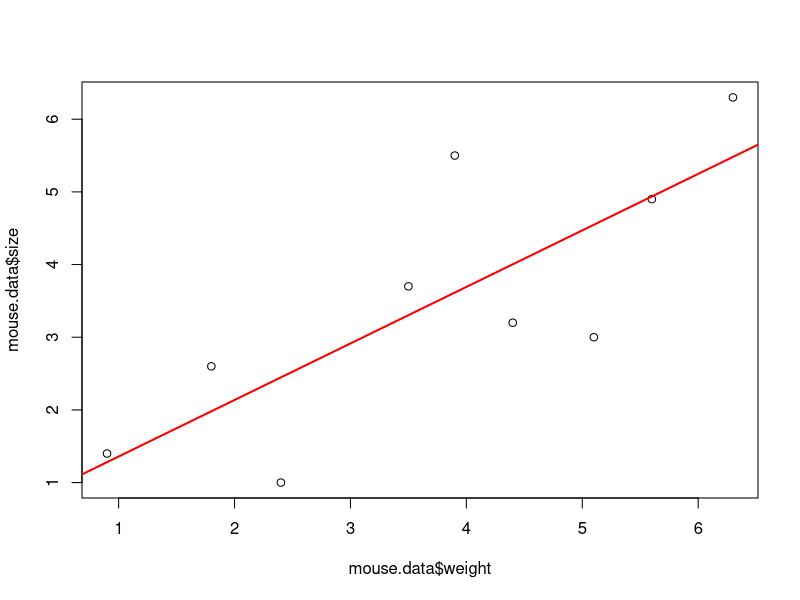
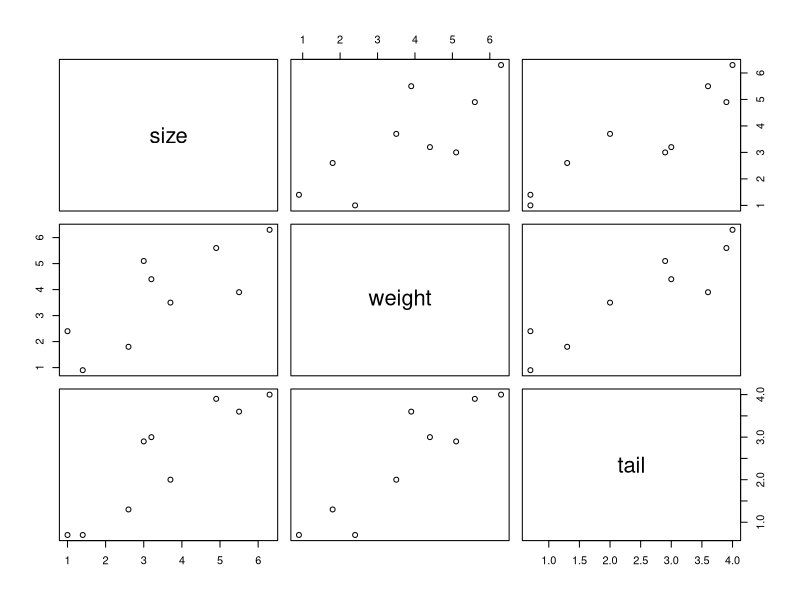

Here is the R script that generated these plots, in order:
mouse.data<-data.frame(
  size=c(1.4,2.6,1.0,3.7,5.5,3.2,3.0,4.9,6.3),
  weight=c(0.9,1.8,2.4,3.5,3.9,4.4,5.1,5.6,6.3),
  tail=c(0.7,1.3,0.7,2.0,3.6,3.0,2.9,3.9,4.0))
mouse.data
plot(mouse.data$weight,mouse.data$size)
simple.regression<-lm(size~weight,data = mouse.data)
summary(simple.regression)
abline(simple.regression,col="red",lwd=2)
plot(mouse.data)
multiple.regression<-lm(size~weight+tail,data=mouse.data)
summary(multiple.regression)

